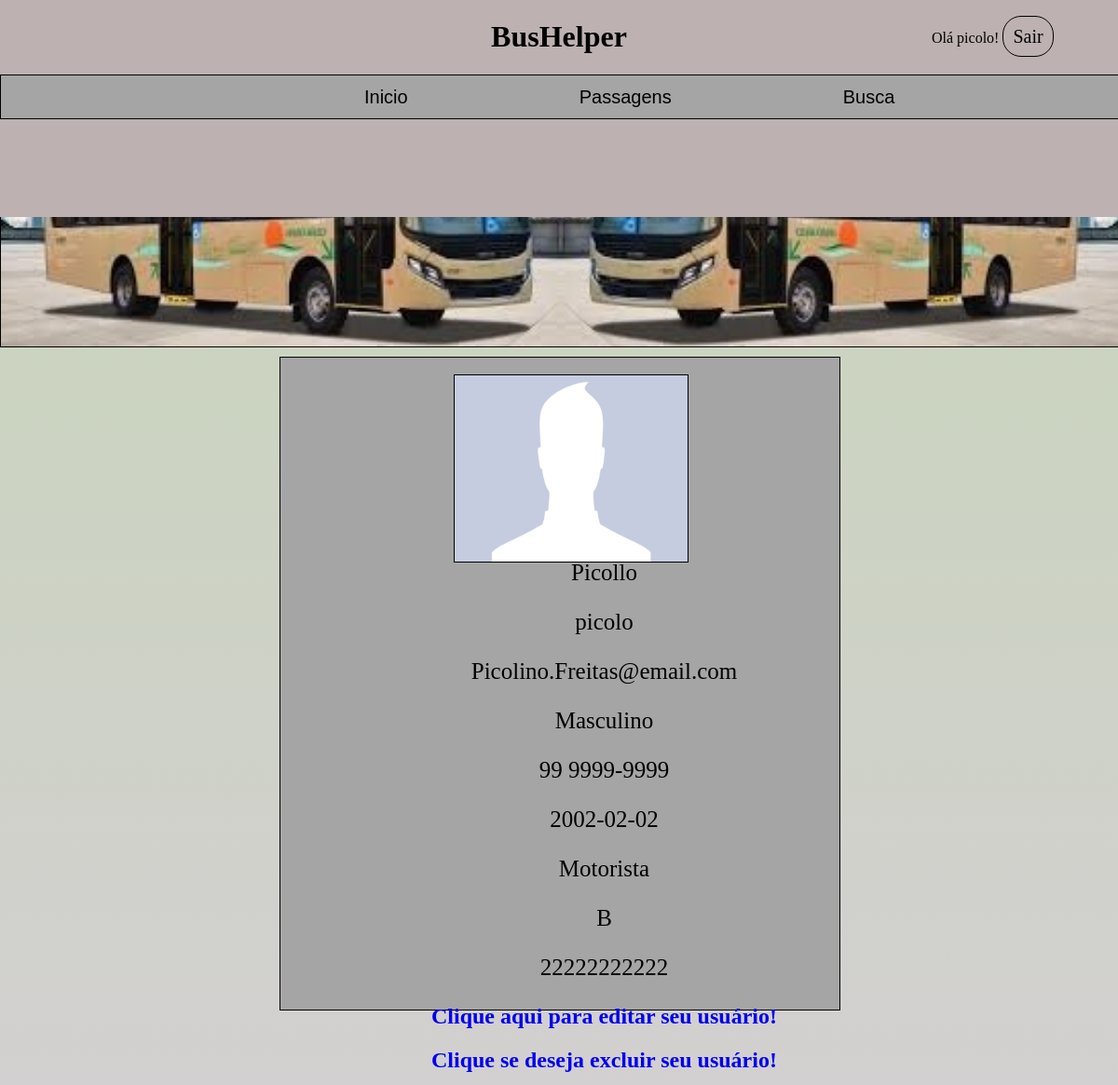
The app's page /Usuario.php (signed in) with its own data.
### tables this page shows
CREATE TABLE `usuario` (
  `id_Usuario` int(11) NOT NULL,
  `nome_completo` varchar(45) NOT NULL,
  `login` varchar(45) NOT NULL,
  `email` varchar(45) NOT NULL,
  `senha` varchar(45) NOT NULL,
  `sexo` varchar(45) NOT NULL,
  `telefone` varchar(45) NOT NULL,
  `CNH_Motorista` varchar(11) NOT NULL,
  `tipo_carteira` varchar(1) NOT NULL,
  `data_nasc` varchar(10) NOT NULL
);

CREATE TABLE `tipo_usuario` (
  `idTipo_Usuario` int(11) NOT NULL,
  `Descricao` varchar(45) DEFAULT NULL,
  `Usuario_id_Usuario` int(11) NOT NULL,
  `especialização_idespecialização` int(11) NOT NULL
);

### Usuario.php (the view, shortened to what this page needs)
<!DOCTYPE html>
<html>
<head>
	<link rel="stylesheet" type="text/css" href="Usuario.css">
</head>
<body>
		<?php
    $dbhost = "localhost";
    $dbuser = "root";
    $dbpassword = "";
    $dbname = "bd_tcc_gujo_20";
    $link = mysqli_connect($dbhost, $dbuser, $dbpassword, $dbname) or die('Error
    connecting to MySQL Server.');
	$UserId = $_SESSION['user_id'];
	$query = "select id_Usuario, nome_completo, login, email, sexo, telefone, data_nasc, tipo_carteira, CNH_Motorista, Descricao from usuario, tipo_usuario where tipo_usuario.Usuario_id_Usuario = usuario.id_Usuario and id_Usuario = '$UserId';";
	$result = mysqli_query( $link, $query ) or die('Falha, Por favor reinicie a pagina e tente novamente');
    		$Ola = $_SESSION['user_id'];
	    $queryOla = "SELECT id_Usuario, login from usuario Where id_Usuario = '$Ola';";
		$resultOla = mysqli_query( $link, $queryOla ) or die('Falha 1, Por favor reinicie a pagina e tente novamente');
    		while ( $rowOla = mysqli_fetch_assoc( $resultOla ) ) {
			$tabelaOla[] = $rowOla;
			}
		if ($tabelaOla) {
			foreach($tabelaOla as $colunaOla) {
		$OlaUsuario = $colunaOla["login"];
	}
	}
    ?>
	<div class="header">
	<nav id="nav">
		<ul>
			<li> Olá <?php echo $OlaUsuario; ?>! </li>
			<li><a href="Logout.php">Sair</a></li>
		</ul>
	</nav>
	<h1>BusHelper</h1>
		<div class="header_1">
		<nav id="nav_1">
	<ul>
			<li><a href="Inicio.php">Inicio</a></li>
			<li><a href="Passagem.php">Passagens</a></li>
			<li><a href="Busca.php">Busca</a></li>
		</ul>
	</nav>
	</div>
	</div>
	<div class="box1">
 <img class="img" src="Onibus.png" alt="Ônibus" title="Ônibus">
	</div>
	<div class="box2">
		<div class="Box2_1">
	<img class="perfil" src="perfil.jpg" alt="Imagem de Perfil" title="Imagem de Perfil">
	<div class="Box2_1_1">
	<?php
		while ( $row = mysqli_fetch_assoc( $result ) ) {
	$tabela[] = $row;
	}
if ($tabela) {
	foreach($tabela as $coluna) {
	?>
<p><?php echo $coluna["nome_completo"]; ?></p>
<p><?php echo $coluna["login"]; ?></p>
<p><?php echo $coluna["email"]; ?></p>
<p><?php echo $coluna["sexo"]; ?></p>
<p><?php echo $coluna["telefone"]; ?></p>
<p><?php echo $coluna["data_nasc"]; ?></p>
<p><?php echo $coluna["Descricao"]; ?></p>
<?php
if (!empty($coluna["tipo_carteira"]) ) {
	?><p><?php echo $coluna["tipo_carteira"]; ?></p>
	<?php
}
if (!empty($coluna["CNH_Motorista"]) ) {
	?><p><?php echo $coluna["CNH_Motorista"]; ?></p>
	<?php
}
?>
<h2><a href="Edicao.php">Clique aqui para editar seu usuário!</a></h2>
<h2><a href="Delete.php">Clique se deseja excluir seu usuário!</a></h2>
	<?php
	}
	}
?>
</div>
</div>
	</div>
</body>
</html>

### Usuario.css (style rules this page uses)
body { background-color: #BDB1B1; margin: 0; }
h1 { text-align: center; }
.header { width: 100%; height: 20%; margin-bottom: 80%; background-color: #BDB1B1; position: fixed; }
#nav { width: 20%; height: 99%; margin-top: 1%; margin-left: 80%; position: fixed; }
#nav ul { list-style:none; }
#nav ul li { display: inline; }
#nav ul li a { width: 52px; height: 26px; background: rgba(255,255,255,0); border: 1px solid #000000; border-radius: 20px; text-decoration: none; font-size: 20px; padding: 10px; color: #000000; }
.box1 { height: 97%; margin-bottom: -1%; }
.img { width: 100%; height: 90.5%; margin-top: 9.5%; border: 1px solid #000000; }
.box2 { height: 800px; background: linear-gradient(#CBD4C0,#D2D0D0); }
.Box2_1 { width: 50%; margin-right: 25%; margin-left: 25%; height: 700px; background: #A5A5A5; border: 1px solid #000000; border-radius: 0px; display: flex; flex-direction: row; }
.header_1 { height: 46px; background-color: #A5A5A5; border: 1px solid #000000; border-radius: 0px; position: fixed; display: flex; flex-direction: row; }
#nav_1 { width: 2000px; }
#nav_1 ul { list-style:none; width:70%; height:12.5px; margin:0 auto; padding: 12px; }
#nav_1 ul li { margin-top: 10%; display: inline; padding:90px; }
#nav_1 ul li a { color:black; font-family:sans-serif; font-size:20px; text-decoration:none; }
.perfil { width: 250px; height: 200px; margin-top: 3%; margin-left: 31%; border: 1px solid #000000; }
.Box2_1_1 { height: 60%; margin-top: 32%; margin-left: -46%; border-radius: 0px; flex-direction: row; }
p { text-align: center; color: #000000; font-size: 25px; }
a { text-decoration: none; }

### records on screen
usuario: login "picolo"
tipo_usuario: Usuario_id_Usuario.nome_completo "Picollo", Usuario_id_Usuario.login "picolo", Usuario_id_Usuario.email "Picolino.Freitas@email.com", Usuario_id_Usuario.sexo "Masculino", Usuario_id_Usuario.telefone "99 9999-9999", Usuario_id_Usuario.data_nasc "2002-02-02", Descricao "Motorista", Usuario_id_Usuario.tipo_carteira "B", Usuario_id_Usuario.CNH_Motorista "22222222222"
